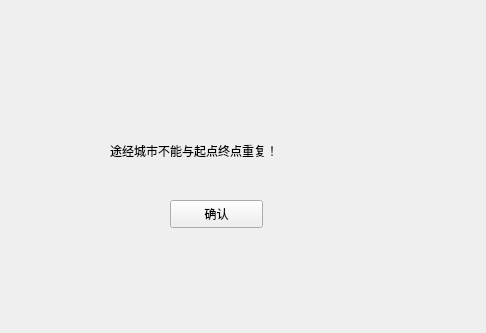
<?xml version="1.0" encoding="UTF-8"?>
<ui version="4.0">
 <class>warning1</class>
 <widget class="QWidget" name="warning1">
  <property name="geometry">
   <rect>
    <x>0</x>
    <y>0</y>
    <width>486</width>
    <height>333</height>
   </rect>
  </property>
  <property name="windowTitle">
   <string>warning1</string>
  </property>
  <widget class="QLabel" name="label">
   <property name="geometry">
    <rect>
     <x>110</x>
     <y>120</y>
     <width>231</width>
     <height>61</height>
    </rect>
   </property>
   <property name="text">
    <string>途经城市不能与起点终点重复！</string>
   </property>
  </widget>
  <widget class="QPushButton" name="pushButton">
   <property name="geometry">
    <rect>
     <x>170</x>
     <y>200</y>
     <width>93</width>
     <height>28</height>
    </rect>
   </property>
   <property name="text">
    <string>确认</string>
   </property>
  </widget>
 </widget>
 <layoutdefault spacing="6" margin="11"/>
 <resources/>
 <connections/>
</ui>
